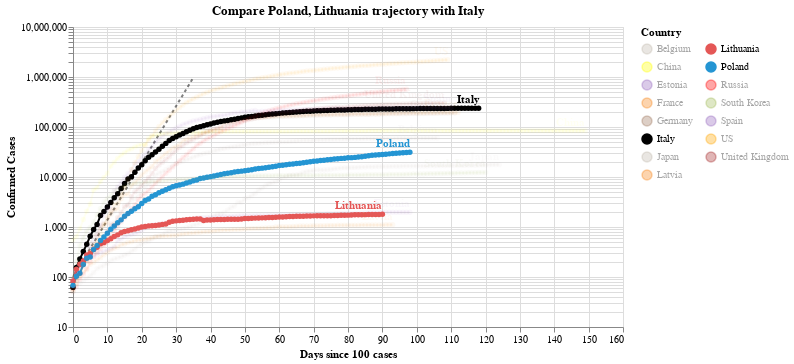

Here is the notebook cell this chart was saved with:
### Code cell
#hide_input
chart2 = make_since_chart(dff2, ['Poland', 'Lithuania'], baseline_countries)
chart2

### Figure 1 — Vega-Lite specification as saved in the notebook (floating-point values rounded to 4 significant figures; data arrays with more than 128 entries replaced by an {"elided": "..."} marker saying what was removed)
{"config": {"view": {"continuousWidth": 400, "continuousHeight": 300}}, "layer": [{"data": {"name": "data-628230001892d6798b50651be41d1b3e"}, "mark": {"type": "line", "color": "black", "opacity": 0.5, "strokeDash": [3, 3]}, "encoding": {"x": {"type": "quantitative", "field": "Days since 100 cases"}, "y": {"type": "quantitative", "field": "Confirmed Cases"}}}, {"data": {"name": "data-72d714c3be8d2ae86096c270e4156ec9"}, "mark": {"type": "line", "point": true}, "encoding": {"color": {"type": "nominal", "field": "Country", "legend": {"columns": 2}, "scale": {"domain": ["Belgium", "China", "Estonia", "France", "Germany", "Italy", "Japan", "Latvia", "Lithuania", "Poland", "Russia", "South Korea", "Spain", "US", "United Kingdom"], "range": ["#C1B7AD", "yellow", "#9467bd", "#F58518", "#9D755D", "black", "#C1B7AD", "#F58518", "#E45756", "#2495D3", "red", "#A1BA59", "#9467bd", "orange", "brown"]}}, "opacity": {"condition": {"value": 1, "selection": "selector004"}, "value": 0.05}, "tooltip": [{"type": "nominal", "field": "Country"}, {"type": "temporal", "field": "Date"}, {"type": "quantitative", "field": "Confirmed Cases"}, {"type": "quantitative", "field": "Days since 100 cases"}], "x": {"type": "quantitative", "field": "Days since 100 cases"}, "y": {"type": "quantitative", "field": "Confirmed Cases", "scale": {"type": "log"}}}, "selection": {"selector004": {"type": "multi", "fields": ["Country"], "bind": "legend", "init": [{"Country": "Poland"}, {"Country": "Lithuania"}, {"Country": "Italy"}]}}, "width": 550}, {"data": {"name": "data-72d714c3be8d2ae86096c270e4156ec9"}, "mark": {"type": "text", "align": "right", "dy": -8, "fontWeight": "bold"}, "encoding": {"color": {"type": "nominal", "field": "Country", "legend": {"columns": 2}, "scale": {"domain": ["Belgium", "China", "Estonia", "France", "Germany", "Italy", "Japan", "Latvia", "Lithuania", "Poland", "Russia", "South Korea", "Spain", "US", "United Kingdom"], "range": ["#C1B7AD", "yellow", "#9467bd", "#F58518", "#9D755D", "black", "#C1B7AD", "#F58518", "#E45756", "#2495D3", "red", "#A1BA59", "#9467bd", "orange", "brown"]}}, "opacity": {"condition": {"value": 1, "selection": "selector004"}, "value": 0.05}, "text": {"type": "nominal", "field": "Country"}, "tooltip": [{"type": "nominal", "field": "Country"}, {"type": "temporal", "field": "Date"}, {"type": "quantitative", "field": "Confirmed Cases"}, {"type": "quantitative", "field": "Days since 100 cases"}], "x": {"type": "quantitative", "field": "Days since 100 cases"}, "y": {"type": "quantitative", "field": "Confirmed Cases", "scale": {"type": "log"}}}, "transform": [{"filter": "(datum['Date'] >= 1592524800000)"}], "width": 550}], "title": "Compare Poland, Lithuania trajectory with Italy", "$schema": "https://vega.github.io/schema/vega-lite/v4.0.2.json", "datasets": {"data-628230001892d6798b50651be41d1b3e": [{"Days since 100 cases": 0, "Confirmed Cases": 100.0}, {"Days since 100 cases": 1, "Confirmed Cases": 130.0}, {"Days since 100 cases": 2, "Confirmed Cases": 169.0}, {"Days since 100 cases": 3, "Confirmed Cases": 219.7}, {"Days since 100 cases": 4, "Confirmed Cases": 285.6}, {"Days since 100 cases": 5, "Confirmed Cases": 371.3}, {"Days since 100 cases": 6, "Confirmed Cases": 482.7}, {"Days since 100 cases": 7, "Confirmed Cases": 627.5}, {"Days since 100 cases": 8, "Confirmed Cases": 815.7}, {"Days since 100 cases": 9, "Confirmed Cases": 1060.0}, {"Days since 100 cases": 10, "Confirmed Cases": 1379.0}, {"Days since 100 cases": 11, "Confirmed Cases": 1792.0}, {"Days since 100 cases": 12, "Confirmed Cases": 2330.0}, {"Days since 100 cases": 13, "Confirmed Cases": 3029.0}, {"Days since 100 cases": 14, "Confirmed Cases": 3937.0}, {"Days since 100 cases": 15, "Confirmed Cases": 5119.0}, {"Days since 100 cases": 16, "Confirmed Cases": 6654.0}, {"Days since 100 cases": 17, "Confirmed Cases": 8650.0}, {"Days since 100 cases": 18, "Confirmed Cases": 11250.0}, {"Days since 100 cases": 19, "Confirmed Cases": 14620.0}, {"Days since 100 cases": 20, "Confirmed Cases": 19000.0}, {"Days since 100 cases": 21, "Confirmed Cases": 24710.0}, {"Days since 100 cases": 22, "Confirmed Cases": 32120.0}, {"Days since 100 cases": 23, "Confirmed Cases": 41750.0}, {"Days since 100 cases": 24, "Confirmed Cases": 54280.0}, {"Days since 100 cases": 25, "Confirmed Cases": 70560.0}, {"Days since 100 cases": 26, "Confirmed Cases": 91730.0}, {"Days since 100 cases": 27, "Confirmed Cases": 119300.0}, {"Days since 100 cases": 28, "Confirmed Cases": 155000.0}, {"Days since 100 cases": 29, "Confirmed Cases": 201500.0}, {"Days since 100 cases": 30, "Confirmed Cases": 262000.0}, {"Days since 100 cases": 31, "Confirmed Cases": 340600.0}, {"Days since 100 cases": 32, "Confirmed Cases": 442800.0}, {"Days since 100 cases": 33, "Confirmed Cases": 575600.0}, {"Days since 100 cases": 34, "Confirmed Cases": 748300.0}, {"Days since 100 cases": 35, "Confirmed Cases": 972800.0}], "data-72d714c3be8d2ae86096c270e4156ec9": {"elided": "1658 records"}}}
